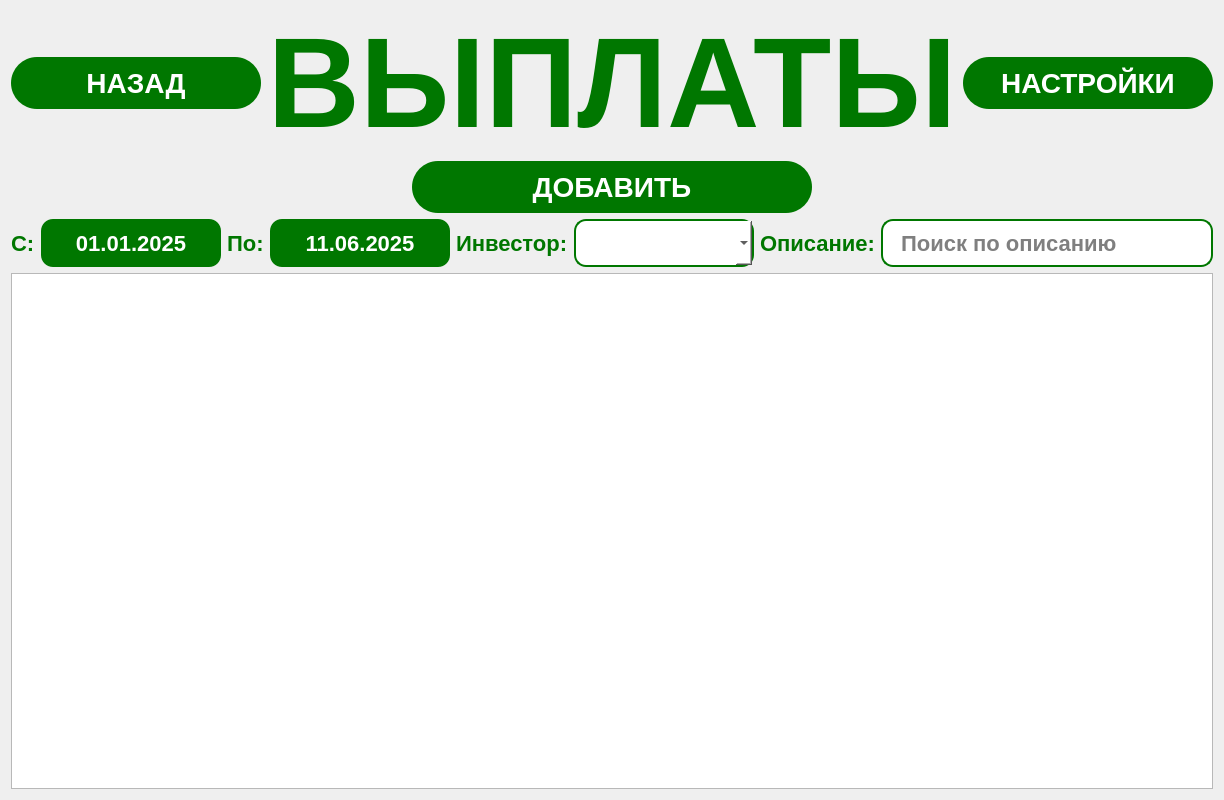
<?xml version="1.0" encoding="UTF-8"?>
<ui version="4.0">
 <class>PaymentHistory</class>
 <widget class="QWidget" name="PaymentHistory">
  <property name="geometry">
   <rect>
    <x>0</x>
    <y>0</y>
    <width>1200</width>
    <height>800</height>
   </rect>
  </property>
  <property name="windowTitle">
   <string>Выплаты</string>
  </property>
  <layout class="QVBoxLayout" name="verticalLayout" >
   <item>
    <layout class="QHBoxLayout" name="headerLayout">
     <item>
      <widget class="QPushButton" name="BackButton">
       <property name="text">
        <string>НАЗАД</string>
       </property>
       <property name="minimumSize">
        <size>
         <width>250</width>
         <height>52</height>
        </size>
       </property>
       <property name="maximumSize">
        <size>
         <width>250</width>
         <height>52</height>
        </size>
       </property>
       <property name="styleSheet">
        <string>QPushButton { border-radius: 26px; background-color: #007700; color: white; font-size: 28px; font-weight: bold; } QPushButton:hover { background-color: #005500; }</string>
       </property>
      </widget>
     </item>
     <item>
      <spacer name="spacerLeft">
       <property name="orientation">
        <enum>Qt::Horizontal</enum>
       </property>
       <property name="sizeHint" stdset="0">
        <size>
         <width>40</width>
         <height>20</height>
        </size>
       </property>
      </spacer>
     </item>
     <item>
      <widget class="QLabel" name="Header">
       <property name="text">
        <string>ВЫПЛАТЫ</string>
       </property>
       <property name="alignment">
        <set>Qt::AlignCenter</set>
       </property>
       <property name="font">
        <font>
         <pointsize>96</pointsize>
         <weight>75</weight>
         <bold>true</bold>
        </font>
       </property>
       <property name="styleSheet">
        <string>QLabel { color: #007700; font-weight: bold; }</string>
       </property>
      </widget>
     </item>
     <item>
      <spacer name="spacerRight">
       <property name="orientation">
        <enum>Qt::Horizontal</enum>
       </property>
       <property name="sizeHint" stdset="0">
        <size>
         <width>40</width>
         <height>20</height>
        </size>
       </property>
      </spacer>
     </item>
     <item>
      <widget class="QPushButton" name="SettingsButton">
       <property name="text">
        <string>НАСТРОЙКИ</string>
       </property>
       <property name="minimumSize">
        <size>
         <width>250</width>
         <height>52</height>
        </size>
       </property>
       <property name="maximumSize">
        <size>
         <width>250</width>
         <height>52</height>
        </size>
       </property>
       <property name="styleSheet">
        <string>QPushButton { border-radius: 26px; background-color: #007700; color: white; font-size: 28px; font-weight: bold; } QPushButton:hover { background-color: #005500; }</string>
       </property>
      </widget>
     </item>
    </layout>
   </item>
   <item>
    <layout class="QHBoxLayout" name="addButtonLayout">
     <item>
      <spacer name="addLeft">
       <property name="orientation">
        <enum>Qt::Horizontal</enum>
       </property>
       <property name="sizeHint" stdset="0">
        <size>
         <width>40</width>
         <height>20</height>
        </size>
       </property>
      </spacer>
     </item>
     <item>
      <widget class="QPushButton" name="AddPaymentButton">
       <property name="text">
        <string>ДОБАВИТЬ</string>
       </property>
       <property name="minimumSize">
        <size>
         <width>400</width>
         <height>52</height>
        </size>
       </property>
       <property name="maximumSize">
        <size>
         <width>400</width>
         <height>52</height>
        </size>
       </property>
       <property name="styleSheet">
        <string>QPushButton { border-radius: 26px; background-color: #007700; color: white; font-size: 28px; font-weight: bold; } QPushButton:hover { background-color: #005500; }</string>
       </property>
      </widget>
     </item>
     <item>
      <spacer name="addRight">
       <property name="orientation">
        <enum>Qt::Horizontal</enum>
       </property>
       <property name="sizeHint" stdset="0">
        <size>
         <width>40</width>
         <height>20</height>
        </size>
       </property>
      </spacer>
     </item>
    </layout>
   </item>
   <item>
    <layout class="QHBoxLayout" name="filterLayout">
     <item>
      <widget class="QLabel" name="label_date_from">
       <property name="text">
        <string>С:</string>
       </property>
       <property name="styleSheet">
        <string>color: #007700; font-size: 22px; font-weight: bold;</string>
       </property>
      </widget>
     </item>
     <item>
      <widget class="QPushButton" name="dateFromButton">
       <property name="text">
        <string>01.01.2025</string>
       </property>
       <property name="minimumSize">
        <size>
         <width>180</width>
         <height>48</height>
        </size>
       </property>
       <property name="styleSheet">
        <string>QPushButton { border-radius: 12px; background-color: #007700; color: white; font-size: 22px; font-weight: bold; padding: 8px 16px; } QPushButton:hover { background-color: #005500; }</string>
       </property>
      </widget>
     </item>
     <item>
      <widget class="QLabel" name="label_date_to">
       <property name="text">
        <string>По:</string>
       </property>
       <property name="styleSheet">
        <string>color: #007700; font-size: 22px; font-weight: bold;</string>
       </property>
      </widget>
     </item>
     <item>
      <widget class="QPushButton" name="dateToButton">
       <property name="text">
        <string>11.06.2025</string>
       </property>
       <property name="minimumSize">
        <size>
         <width>180</width>
         <height>48</height>
        </size>
       </property>
       <property name="styleSheet">
        <string>QPushButton { border-radius: 12px; background-color: #007700; color: white; font-size: 22px; font-weight: bold; padding: 8px 16px; } QPushButton:hover { background-color: #005500; }</string>
       </property>
      </widget>
     </item>
     <item>
      <widget class="QLabel" name="label_investor_filter">
       <property name="text">
        <string>Инвестор:</string>
       </property>
       <property name="styleSheet">
        <string>color: #007700; font-size: 22px; font-weight: bold;</string>
       </property>
      </widget>
     </item>
     <item>
      <widget class="QComboBox" name="investorFilterComboBox">
       <property name="minimumSize">
        <size>
         <width>180</width>
         <height>48</height>
        </size>
       </property>
       <property name="styleSheet">
        <string>font-size: 22px; font-weight: bold; background: white; border: 2px solid #007700; border-radius: 12px; padding: 8px 16px;</string>
       </property>
      </widget>
     </item>
     <item>
      <widget class="QLabel" name="label_desc_filter">
       <property name="text">
        <string>Описание:</string>
       </property>
       <property name="styleSheet">
        <string>color: #007700; font-size: 22px; font-weight: bold;</string>
       </property>
      </widget>
     </item>
     <item>
      <widget class="QLineEdit" name="descFilterLineEdit">
       <property name="placeholderText">
        <string>Поиск по описанию</string>
       </property>
       <property name="minimumSize">
        <size>
         <width>180</width>
         <height>48</height>
        </size>
       </property>
       <property name="styleSheet">
        <string>font-size: 22px; font-weight: bold; background: white; border: 2px solid #007700; border-radius: 12px; padding: 8px 16px;</string>
       </property>
      </widget>
     </item>
    </layout>
   </item>
   <item>
    <widget class="QTableView" name="tableView">
     <property name="sizePolicy">
      <sizepolicy hsizetype="Expanding" vsizetype="Expanding">
       <horstretch>0</horstretch>
       <verstretch>0</verstretch>
      </sizepolicy>
     </property>
     <property name="font">
      <font>
       <pointsize>20</pointsize>
      </font>
     </property>
    </widget>
   </item>
  </layout>
 </widget>
 <resources/>
 <connections/>
</ui> 
